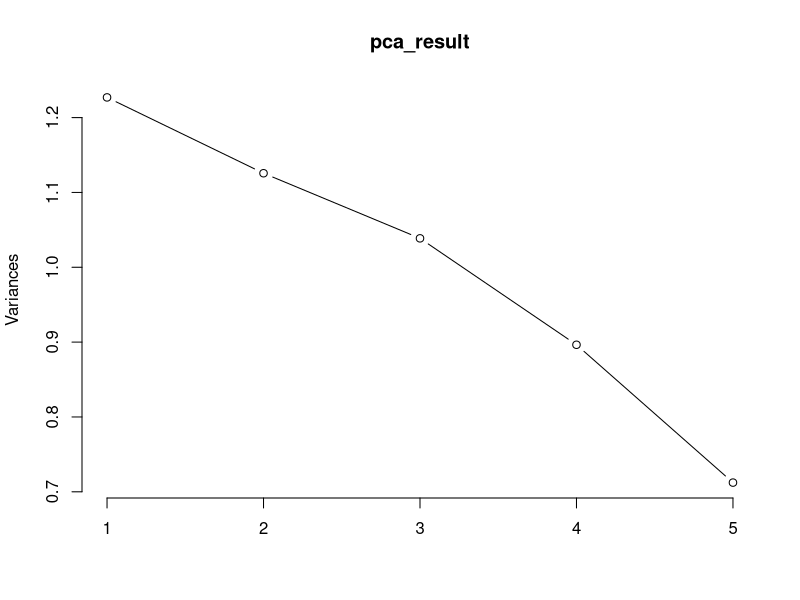
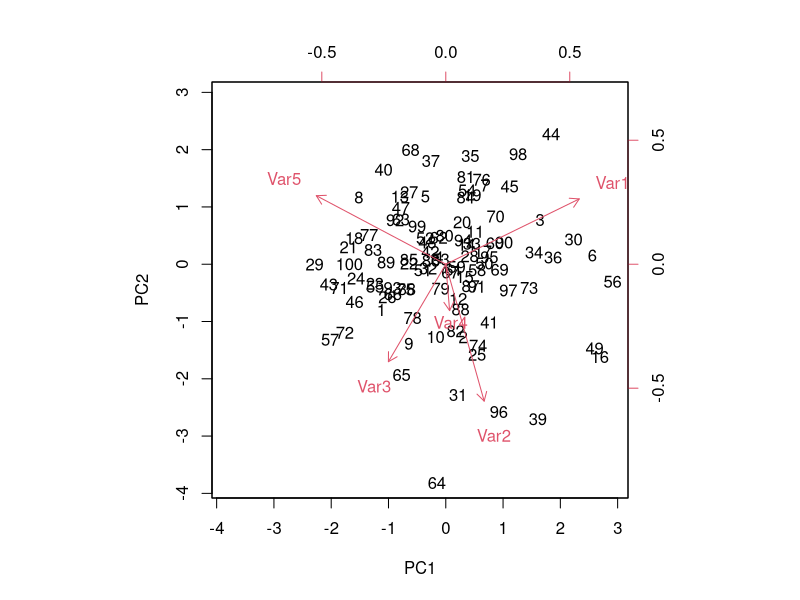

Write R code to recreate these figures, in order.
## ---- chunk 1
#| label: pca-example
#| echo: true
#| code-fold: true
#| output: true
#| layout-ncol: 2
#| fig-subcap: [
#|   "Scree-Plot zeigt die Eigenwerte der Hauptkomponenten",
#|   "Biplot zeigt die Projektion der Daten und die Lasten der Variablen auf den Hauptkomponenten"
#| ]

# Daten simulieren
set.seed(123)
data <- matrix(rnorm(100*5), ncol = 5)
colnames(data) <- paste0("Var", 1:5)

# PCA durchführen
pca_result <- prcomp(data, scale. = TRUE)

# Zusammenfassung
summary(pca_result)

# Scree-Plot
plot(pca_result, type = "l")

# Biplot
biplot(pca_result, scale = 0)
